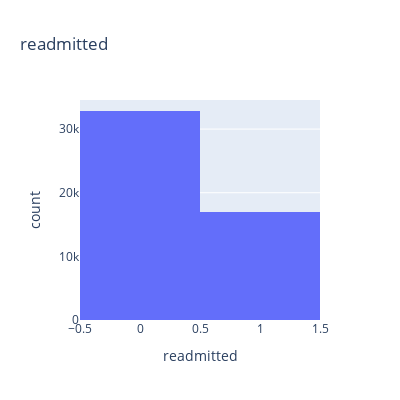

The code cell stored with this chart in its notebook:
### Markdown cell above
### Visualize readmittance

### Code cell
fig = px.histogram(diabetes, x="readmitted", title='readmitted', width=400, height=400)
fig.show()
# 0 = not readmitted
# 1 = readmitted

### Figure 1 — Plotly figure (JSON) as saved in the notebook; plotly's stock layout.template omitted (floating-point values rounded to 4 significant figures; data arrays with more than 128 entries replaced by an {"elided": "..."} marker saying what was removed)
{"data": [{"alignmentgroup": "True", "bingroup": "x", "hovertemplate": "readmitted=%{x}<br>count=%{y}<extra></extra>", "legendgroup": "", "marker": {"color": "#636efa", "pattern": {"shape": ""}}, "name": "", "offsetgroup": "", "orientation": "v", "showlegend": false, "type": "histogram", "x": {"elided": "49735 int values"}, "xaxis": "x", "yaxis": "y"}], "layout": {"barmode": "relative", "height": 400, "legend": {"tracegroupgap": 0}, "title": {"text": "readmitted"}, "width": 400, "xaxis": {"anchor": "y", "domain": [0, 1], "title": {"text": "readmitted"}}, "yaxis": {"anchor": "x", "domain": [0, 1], "title": {"text": "count"}}}}
